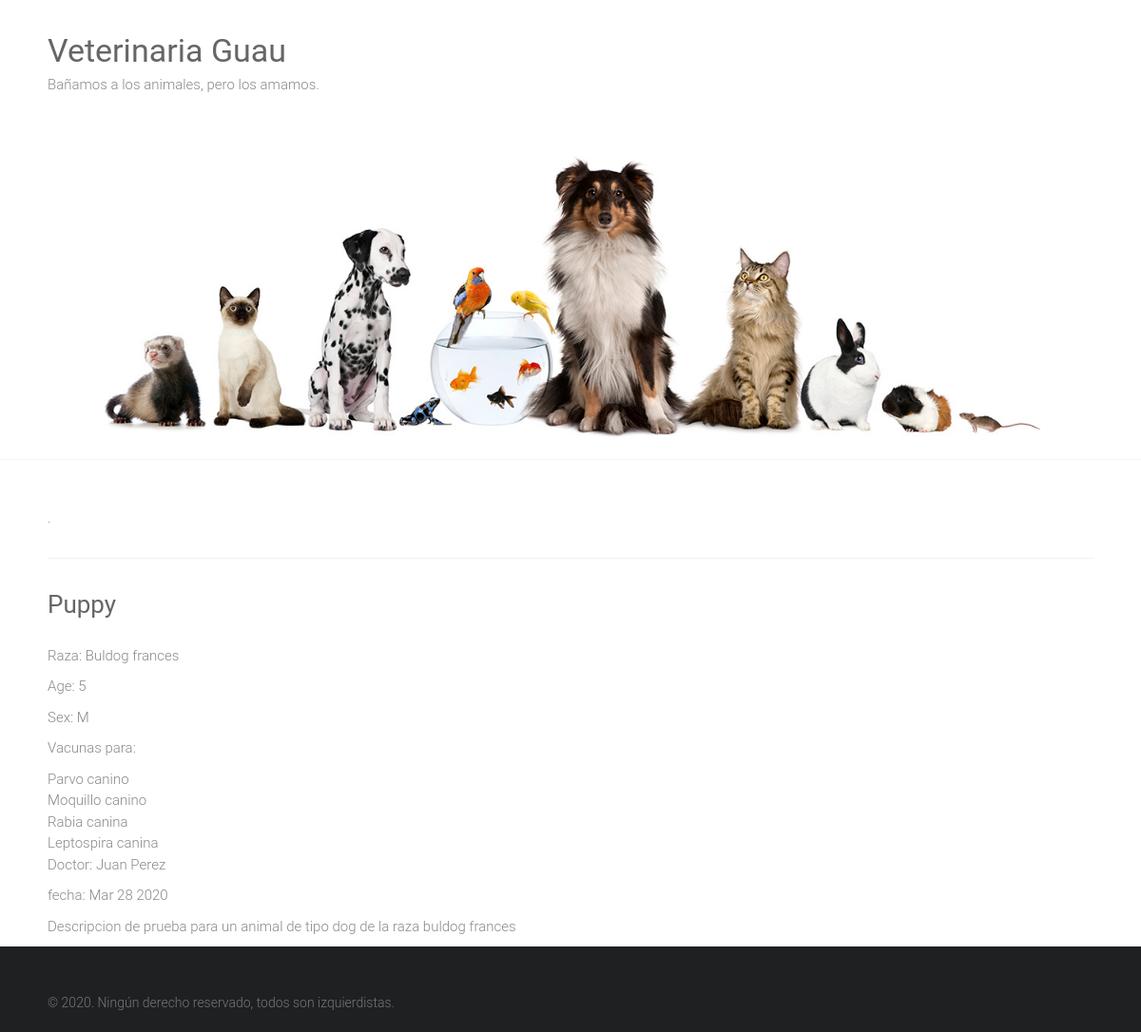
/mascotas/6/, run on the app's committed database.
### mascotas/models.py (models this page shows, shortened)
class Mascota(models.Model):   # => Emula una Tabla de BD
    SEXO_OPCIONES = [('M','Macho'),('H','Hembra')]
    nombre=models.CharField(max_length=100) #=> Emulan las columnas de una tabla
    doctor=models.CharField(max_length=100)
    especie=models.CharField(max_length=30)
    raza=models.CharField(max_length=30, blank=True)
    descripcion=models.TextField()
    sexo=models.CharField(max_length=1, choices=SEXO_OPCIONES, blank=True)
    fecha=models.DateTimeField()
    edad=models.IntegerField(null=True)
    vacunas = models.ManyToManyField('Vacuna', blank=True)

class Vacuna(models.Model):
    nombre=models.CharField(max_length=50)

### mascotas/views.py (the view)
# urls.py: path('mascotas/<int:mascota_id>/', views.detalle_mascota, name='detalle_mascota')
def detalle_mascota(request, mascota_id):
    try:
        pet = Mascota.objects.get(id=mascota_id)
    except Mascota.DoesNotExist:
        raise Http404('Error desde proyectosbeta')
    return render(request, 'detalle_mascota.html',{
        'mascota':pet,
    })

### mascotas/templates/detalle_mascota.html (shortened to what this page needs)
{% extends "base.html" %}
{% block content %}
<div>
    <h3>{{ mascota.nombre|capfirst }}</h3>
    {% if mascota.raza %}
        <p>Raza: {{ mascota.raza }}</p>
    {% endif %}
    {% if mascota.edad %}
        <p>Age: {{ mascota.edad }}</p>
    {% endif %}
    {% if mascota.sexo %}
        <p>Sex: {{ mascota.sexo }}</p>
    {% endif %}
    {% if mascota.vacunas.all %}
        <p>Vacunas para:</p>
        <ul>
            {% for vacuna in mascota.vacunas.all %}
                <li>{{ vacuna.nombre }}</li>
            {% endfor %}
        </ul>
    {% endif %}
    <p>Doctor: {{ mascota.doctor }}</p>
    <p>fecha: {{ mascota.fecha|date:"M d Y" }}</p>
    <p>{{ mascota.descripcion }}</p>
</div>
{% endblock %}

### static/style.css (style rules this page uses)
html, body, div, span, applet, object, iframe, h1, h2, h3, h4, h5, h6, p, blockquote, pre, a, abbr, acronym, address, big, cite, code, del, dfn, em, font, ins, kbd, q, s, samp, small, strike, strong, sub, sup, tt, var, dl, dt, dd, ol, ul, li, fieldset, form, label, legend, table, caption, tbody, tfoot, thead, tr, th, td { border: 0; font: inherit; font-size: 100%; font-style: inherit; font-weight: inherit; margin: 0; outline: 0; padding: 0; vertical-align: baseline; }
html { overflow-y: scroll; -webkit-text-size-adjust: 100%; -ms-text-size-adjust: 100%; }
h1, h2, h3, h4, h5, h6 { color: #666666; line-height: 1.4; padding-bottom: 15px; font-weight: normal; }
h3 { font-size: 26px; }
body, button, input, select, textarea { color: #888888; font-size: 15px; line-height: 1.5; font-family: 'Roboto', sans-serif; font-weight: 300; }
p { color: #888888; font-size: 15px; line-height: 1.5; margin-bottom: 15px; font-weight: 300; }
ul, ol { list-style: none; }
body { background: #f2f2f2; }
body { padding-top: 30px; padding-bottom: 30px; }
body.wide { padding-top: 0; padding-bottom: 0; }
.single-page p { margin-bottom: 10px; }

### data on the page
Mascota: nombre "Puppy", raza "Buldog frances", edad "5", sexo "M", doctor "Juan Perez", fecha "Mar 28 2020", descripcion "Descripcion de prueba para un animal de tipo dog de la raza buldog frances"
Vacuna: nombre "Parvo canino"
Vacuna: nombre "Moquillo canino"
Vacuna: nombre "Rabia canina"
Vacuna: nombre "Leptospira canina"
